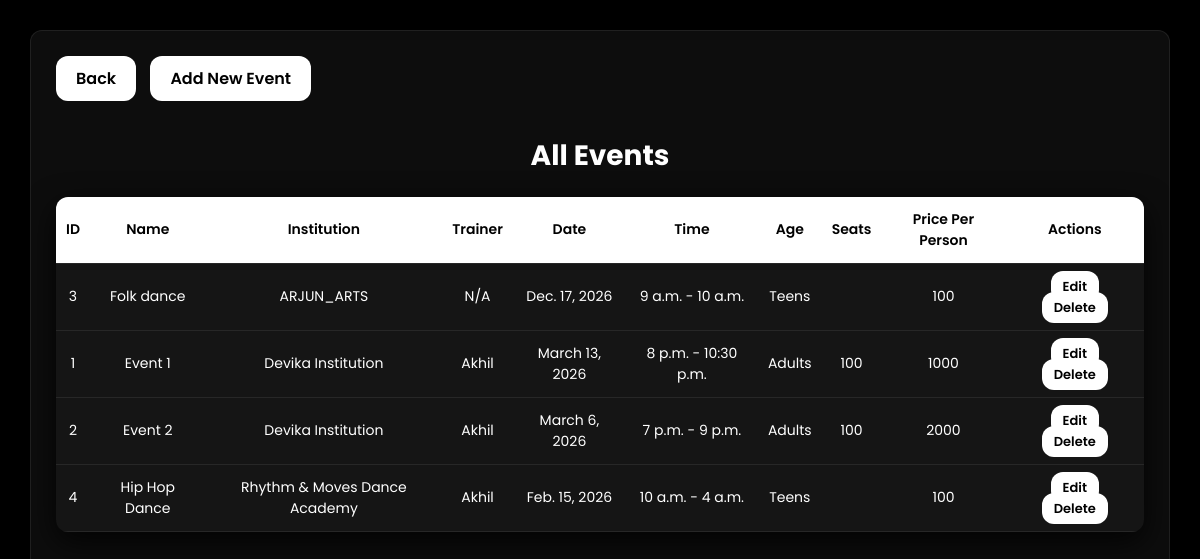
The page /eventlist/ (signed in) on the database its author committed.
### danceapp/models.py (models this page shows, shortened)
class InstitutionEvent(models.Model):
    STATUS_CHOICES = [
        ('UP', 'Upcoming'),
        ('CO', 'Completed'),
        ('CA', 'Cancelled'),
    ]
    institution = models.ForeignKey('DanceInstitution',on_delete=models.CASCADE,related_name='events')
    trainer = models.ForeignKey('Institution_AddTrainer',on_delete=models.SET_NULL,null=True,blank=True, related_name='events' )
    name = models.CharField(max_length=200)
    description = models.TextField(blank=True, null=True)
    trainer_position = models.CharField(max_length=100)
    date = models.DateField()
    start_time = models.TimeField()
    end_time = models.TimeField(blank=True, null=True)
    location = models.CharField(max_length=200, blank=True, null=True)
    poster = models.ImageField( upload_to='event_posters/',
        blank=True,
        null=True,
        validators=[
            FileExtensionValidator(allowed_extensions=['jpg','jpeg','png','gif','webp'])
        ]
    )
    status = models.CharField(max_length=2, choices=STATUS_CHOICES, default='UP')
    AGE_CATEGORY=[
        ('kids','Kids'),
        ('teens','Teens'),
        ('adults','Adults'),
    ]
    age_category=models.CharField(max_length=10,choices=AGE_CATEGORY,null=True,blank=True)
    venue = models.ForeignKey(Venue, on_delete=models.SET_NULL, null=True, blank=True,related_name='events')
    booked_venue = models.JSONField(default=dict, help_text="Dict of booked venue, e.g., {'AB1': {'booked': True, 'gender': 'M'}}")
    priceperperson = models.IntegerField(null=True, blank=True)
    totalprice = models.IntegerField(null=True, blank=True)
    created_at = models.DateTimeField(auto_now_add=True)
    updated_at = models.DateTimeField(auto_now=True)

class DanceInstitution(models.Model):
    name = models.CharField(max_length=150, null=True, blank=True)
    owner_name = models.CharField(max_length=100, null=True, blank=True)
    description = models.TextField(max_length=200, null=True, blank=True)
    email = models.EmailField(unique=True)
    phone = models.CharField(max_length=15, null=True, blank=True)
    password = models.CharField(max_length=50, null=True, blank=True)
    certificate = models.FileField(upload_to='institution_docs/', null=True, blank=True)
    logo = models.FileField(upload_to='institution_logos/', null=True, blank=True)
    DISTRICT_CHOICES=[
            ('Trivandrum','Trivandrum'),
            ('Kollam','Kollam'),
            ('Pathanamthitta','Pathanamthitta'),
            ('Alappuzha','Alappuzha'),
            ('Kottayam','Kottayam'),
            ('Idukki','Idukki'),
            ('Ernakulam','Ernakulam'),
            ('Thrissur','Thrissur'),
            ('Palakkad','Palakkad'),
            ('Malappuram','Malappuram'),
            ('Kozhikode','Kozhikode'),
            ('Wayanad','Wayanad'),
            ('Kannur','Kannur'),
            ('Kasargod','Kasaragod'),
        ]
    district = models.CharField(max_length=20,choices=DISTRICT_CHOICES,null=True,blank=True)
    isapproved = models.BooleanField(default=False)
    isrejected = models.BooleanField(default=False)

class Institution_AddTrainer(models.Model):
    institution = models.ForeignKey(
        DanceInstitution,
        on_delete=models.CASCADE
    )
    GENDER_CHOICES = [
        ('M', 'Male'),
        ('F', 'Female'),
        ('O', 'Other'),
    ]
    TRAINER_TYPE_CHOICES = [
        ('FT', 'Full Time'),
        ('PT', 'Part Time'),
        ('GT', 'Guest'),
    ]
    full_name = models.CharField(max_length=100)
    gender = models.CharField(max_length=1, choices=GENDER_CHOICES)
    phone_number = models.CharField(max_length=15)
    email = models.EmailField(unique=True)
    photo = models.ImageField(
        upload_to='trainers/photos/',
        blank=True,
        null=True
    )
    dance_styles = models.CharField(
        max_length=200,
        help_text="Example: Bharatanatyam, Hip-Hop, Contemporary"
    )
    years_of_experience = models.PositiveIntegerField()
    teaching_experience = models.PositiveIntegerField(
        help_text="In years"
    )
    trainer_type = models.CharField(
        max_length=2,
        choices=TRAINER_TYPE_CHOICES
    )
    portfolio = models.FileField(
        upload_to='trainers/portfolios/',
        blank=True,
        null=True,
        validators=[
            FileExtensionValidator(
                allowed_extensions=[
                    'pdf', 'doc', 'docx', 'ppt', 'pptx',
                    'mp4', 'webm', 'ogg', 'mov', 'm4v',
                    'avi', 'wmv', 'mkv',
                    'jpg', 'jpeg', 'png', 'gif',
                    'webp', 'bmp', 'svg', 'tif', 'tiff'
                ]
            )
        ]
    )
    is_active = models.BooleanField(default=True)
    created_at = models.DateTimeField(auto_now_add=True)

class Venue(models.Model):
    institution = models.ForeignKey(DanceInstitution, on_delete=models.CASCADE, related_name='venue')
    name = models.CharField(max_length=100, help_text="e.g., 'Venue name'")
    total_seats = models.PositiveIntegerField(default=0)
    seat_layout = models.JSONField(default=list, help_text="List of custom seat names, e.g., ['AB1', 'GK2']")
    created_at = models.DateTimeField(auto_now_add=True)

### danceapp/views.py (the view)
# urls.py: path('eventlist/',views.eventlist,name='eventlist'),
def eventlist(request):
    email = request.session.get('username')
    role = request.session.get('role')
    if not email:
        return redirect('adminlogin')
    is_admin = (role == 'admin')
    events = models.InstitutionEvent.objects.all().order_by('-date', '-start_time')
    return render(request, 'eventlist.html', {
        'events': events,
        'is_admin': is_admin
    })

### danceapp/templates/eventlist.html (shortened to what this page needs)
{% load static %}
<!DOCTYPE html>
<html lang="en">
<head>
</head>
<body>
<div class="container">
<a href="/adminhome/" class="back-btn">Back</a>
{% if is_admin %}
<a href="{% url 'addevent' %}" class="add-btn">Add New Event</a>
{% endif %}
<h1>All Events</h1>
<table>
<thead>
<tr>
<th>ID</th>
<th>Name</th>
<th>Institution</th>
<th>Trainer</th>
<th>Date</th>
<th>Time</th>
<th>Age</th>
<th>Seats</th>
<th>Price Per Person</th>
<th>Actions</th>
</tr>
</thead>
<tbody>
{% for event in events %}
<tr>
<td>{{ event.id }}</td>
<td>{{ event.name }}</td>
<td>{{ event.institution.name }}</td>
<td>{% if event.trainer %}{{ event.trainer.full_name }}{% else %}N/A{% endif %}</td>
<td>{{ event.date }}</td>
<td>{{ event.start_time }} - {{ event.end_time|default_if_none:"--" }}</td>
<td>{{ event.age_category|capfirst }}</td>
<td>{{ event.venue.total_seats }}</td>
<td>{{ event.priceperperson }}</td>
<td>
{% if is_admin %}
<a href="{% url 'editevent' event.id %}" class="btn">Edit</a>
<a href="{% url 'deleteevent' event.id %}" class="btn">Delete</a>
{% else %}
<span class="no-actions">No Actions</span>
{% endif %}
</td>
</tr>
{% empty %}
<tr>
<td colspan="10">No events found.</td>
</tr>
{% endfor %}
</tbody>
</table>
</div>
</body>
</html>

### danceapp/templates/eventlist.html (style rules this page uses)
:root { --bg-dark: #000; --panel: rgba(255,255,255,0.05); --card-bg: rgba(255,255,255,0.03); --text: #ffffff; --muted: #aaaaaa; --accent: #ffffff; --btn-bg: #ffffff; --btn-hover: #dddddd; --add-bg: #ffffff; --add-hover: #dddddd; --radius: 12px; --shadow: 0 10px 30px rgba(0,0,0,0.8); }
body { margin: 0; font-family: 'Poppins', sans-serif; background: #000; color: var(--text); padding: 30px; display: flex; justify-content: center; min-height: 100vh; }
.container { width: 100%; max-width: 1100px; background: var(--panel); backdrop-filter: blur(10px); border-radius: var(--radius); padding: 25px; box-shadow: var(--shadow); border: 1px solid rgba(255,255,255,0.08); }
h1 { text-align: center; font-size: 28px; font-weight: 700; margin-bottom: 20px; }
.back-btn, .add-btn { display: inline-block; padding: 10px 20px; border-radius: var(--radius); color: #000; font-weight: 600; text-decoration: none; margin-bottom: 15px; margin-right: 10px; transition: 0.3s; }
.back-btn { background: var(--btn-bg); }
.add-btn { background: var(--add-bg); }
table { width: 100%; border-collapse: collapse; background: var(--card-bg); border-radius: var(--radius); overflow: hidden; box-shadow: var(--shadow); }
th, td { padding: 12px 10px; text-align: center; border-bottom: 1px solid rgba(255,255,255,0.08); font-size: 14px; }
th { background: #ffffff; color: #000; font-weight: 600; }
a.btn { padding: 6px 12px; border-radius: var(--radius); font-size: 13px; font-weight: 600; color: #000; background: #ffffff; text-decoration: none; margin: 0 2px; transition: 0.3s; }

### rows shown on the page
InstitutionEvent: id "3", name "Folk dance", institution.name "ARJUN_ARTS", shows "N/A", date "Dec. 17, 2026", start_time "9 a.m.", end_time "10 a.m.", age_category "Teens", priceperperson "100"
InstitutionEvent: id "1", name "Event 1", institution.name "Devika Institution", trainer.full_name "Akhil", date "March 13, 2026", start_time "8 p.m.", end_time "10:30 p.m.", age_category "Adults", venue.total_seats "100", priceperperson "1000"
InstitutionEvent: id "2", name "Event 2", institution.name "Devika Institution", trainer.full_name "Akhil", date "March 6, 2026", start_time "7 p.m.", end_time "9 p.m.", age_category "Adults", venue.total_seats "100", priceperperson "2000"
InstitutionEvent: id "4", name "Hip Hop Dance", institution.name "Rhythm & Moves Dance Academy", trainer.full_name "Akhil", date "Feb. 15, 2026", start_time "10 a.m.", end_time "4 a.m.", age_category "Teens", priceperperson "100"
